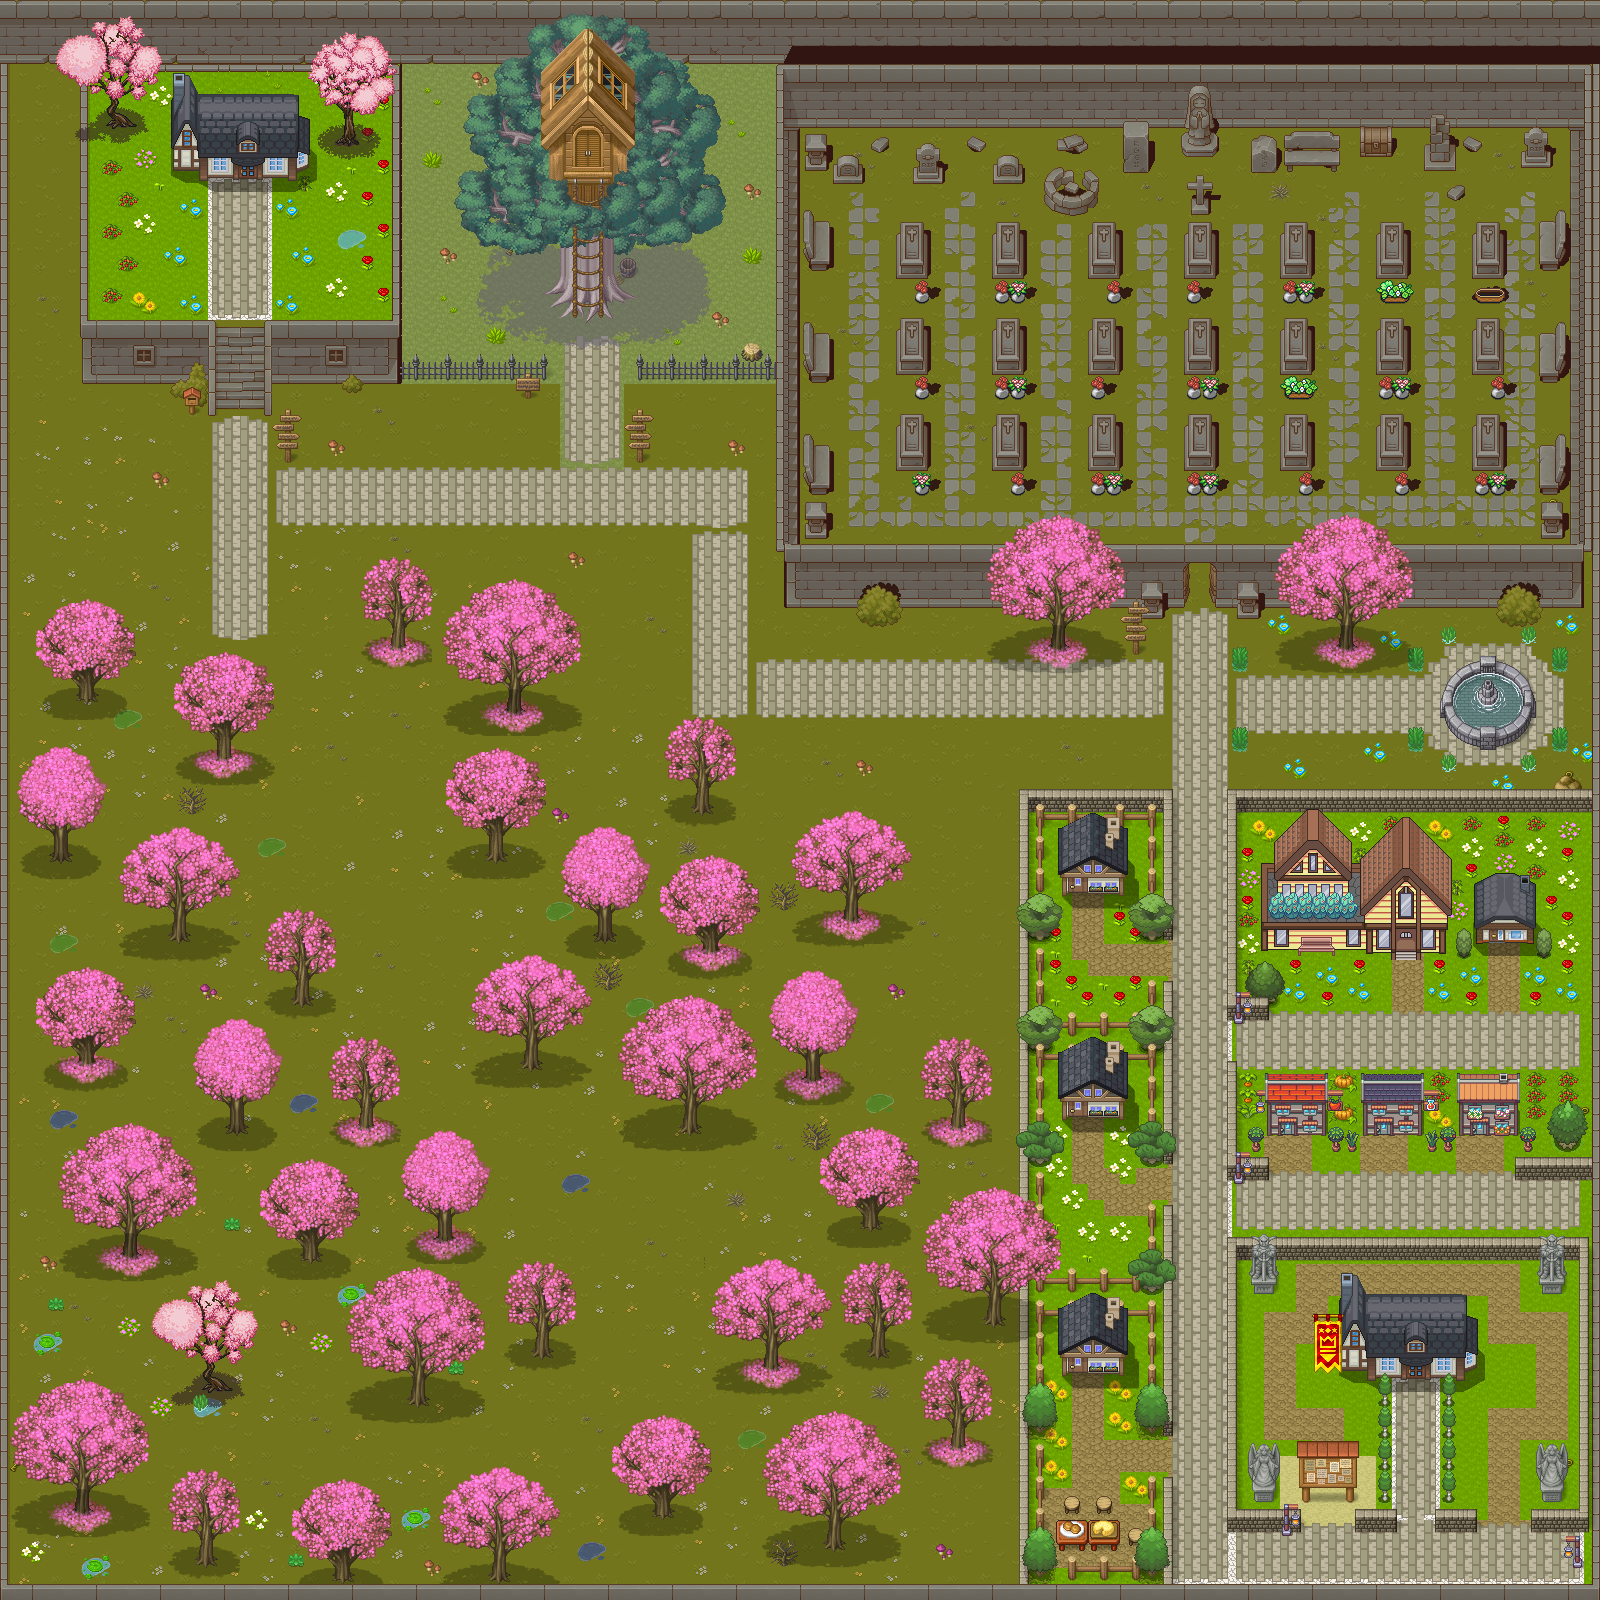

The image is a tile-based game level rendered from a .tmx file. Its description and source (layers, tilesets, objects; grid data summarised) follow:
An orthogonal 100x100 tile map with 16x16 px tiles, 10 tile layers (background, ombres profondes, pierre, ombres, ...), 1 hidden layer not drawn, 17 tilesets and 261 objects (232x collision, 6x key, 6x closed_door, spawn_start, panneau_explicatif, ...).

<map version="1.8" tiledversion="1.8.2" orientation="orthogonal" renderorder="right-down" width="100" height="100" tilewidth="16" tileheight="16" infinite="0" nextlayerid="24" nextobjectid="324">
 <tileset firstgid="1" source="texture/murs.tsx" />
 <tileset firstgid="1025" source="texture/escaliers.tsx" />
 <tileset firstgid="2049" source="texture/objets.tsx" />
 <tileset firstgid="3073" source="texture/sol_pierre.tsx" />
 <tileset firstgid="3329" source="texture/sol.tsx" />
 <tileset firstgid="3585" source="texture/interieur.tsx" />
 <tileset firstgid="5349" source="texture/plantes2.tsx" />
 <tileset firstgid="6373" source="texture/ombres_plantes.tsx" />
 <tileset firstgid="7397" source="texture/ombres_objets.tsx" />
 <tileset firstgid="8421" source="texture/sakura.tsx" />
 <tileset firstgid="8533" source="texture/sakuras.tsx" />
 <tileset firstgid="11611" source="texture/tree_house.tsx" />
 <tileset firstgid="12136" source="texture/village_house.tsx" />
 <tileset firstgid="12973" source="texture/village_villas.tsx" />
 <tileset firstgid="13573" name="city_package_all" tilewidth="16" tileheight="16" tilecount="4256" columns="16">
  <image source="texture/city_package_all.png" width="256" height="4256" />
 </tileset>
 <tileset firstgid="17829" source="texture/market.tsx" />
 <tileset firstgid="18341" source="texture/city_package_all.tsx" />
 <layer id="1" name="background" width="100" height="100">
  <data>[10000 cells, 10000 non-empty, 201 distinct tile ids]</data>
 </layer>
 <layer id="14" name="ombres profondes" width="100" height="100">
  <data>[10000 cells, 404 non-empty, 101 distinct tile ids]</data>
 </layer>
 <layer id="3" name="pierre" width="100" height="100">
  <data>[10000 cells, 3681 non-empty, 220 distinct tile ids]</data>
 </layer>
 <layer id="13" name="ombres" width="100" height="100">
  <data>[10000 cells, 650 non-empty, 134 distinct tile ids]</data>
 </layer>
 <layer id="12" name="plantes" width="100" height="100">
  <data>[10000 cells, 9927 non-empty, 108 distinct tile ids]</data>
 </layer>
 <layer id="19" name="arbres" width="100" height="100">
  <data>[10000 cells, 1368 non-empty, 541 distinct tile ids]</data>
 </layer>
 <layer id="10" name="objets" width="100" height="100">
  <data>[10000 cells, 868 non-empty, 273 distinct tile ids]</data>
 </layer>
 <layer id="21" name="bâtiments" width="100" height="100">
  <data>[10000 cells, 684 non-empty, 397 distinct tile ids]</data>
 </layer>
 <layer id="23" name="panneaux" width="100" height="100">
  <data>[10000 cells, 52 non-empty, 31 distinct tile ids]</data>
 </layer>
 <layer id="20" name="superposition" width="100" height="100">
  <data>[10000 cells, 2663 non-empty, 921 distinct tile ids]</data>
 </layer>
 <layer id="11" name="inscriptions" width="100" height="100" visible="0">
  <data>[10000 cells, 10 non-empty, 10 distinct tile ids]</data>
 </layer>
 <objectgroup id="16" name="Objects">
  <object id="3" type="collision" x="84" y="324" width="127" height="58" />
  <object id="4" type="collision" x="269" y="325" width="124" height="55" />
  <object id="11" type="collision" x="80" y="64" width="8" height="318" />
  <object id="12" type="collision" x="84" y="66" width="315.333" height="4" />
  <object id="13" type="collision" x="395" y="63" width="4" height="318" />
  <object id="18" type="collision" x="8" y="0" width="1584" height="64" />
  <object id="21" type="collision" x="0" y="0" width="16" height="1584" />
  <object id="22" type="collision" x="0" y="1584" width="1600" height="20" />
  <object id="23" type="collision" x="1584" y="0" width="16" height="1584" />
  <object id="24" type="collision" x="769" y="64" width="27" height="510.667" />
  <object id="25" type="collision" x="798.333" y="64" width="792.667" height="64" />
  <object id="26" type="collision" x="797" y="546" width="385" height="61">
   <polygon points="0,0 385,0 385,61 0,61" />
  </object>
  <object id="27" name="spawn_start" x="511.667" y="395.667">
   <point />
  </object>
  <object id="31" type="collision" x="310" y="66" width="82" height="4" />
  <object id="33" type="collision" x="210" y="325" width="3" height="89" />
  <object id="34" type="collision" x="267" y="323" width="3" height="92" />
  <object id="35" type="collision" x="1569" y="127" width="16" height="419" />
  <object id="36" type="collision" x="899" y="478" width="32" height="18" />
  <object id="37" type="collision" x="913" y="384" width="17" height="15" />
  <object id="38" type="collision" x="913" y="289" width="17" height="15" />
  <object id="39" type="collision" x="993" y="288" width="33" height="16" />
  <object id="40" type="collision" x="1090" y="289" width="31" height="15" />
  <object id="41" type="collision" x="994" y="385" width="33" height="14" />
  <object id="42" type="collision" x="1009" y="480" width="17" height="15" />
  <object id="43" type="collision" x="1089" y="482" width="32" height="14" />
  <object id="44" type="collision" x="1186" y="480" width="32" height="15" />
  <object id="45" type="collision" x="1297" y="482" width="17" height="14" />
  <object id="46" type="collision" x="1280" y="382" width="30" height="17" />
  <object id="47" type="collision" x="1186" y="385" width="31" height="14" />
  <object id="48" type="collision" x="1090" y="383.667" width="16" height="16.3333" />
  <object id="49" type="collision" x="1184" y="290" width="18" height="12" />
  <object id="50" type="collision" x="1282" y="290" width="31" height="14" />
  <object id="51" type="collision" x="1377" y="288" width="32" height="16" />
  <object id="52" type="collision" x="1473" y="287" width="28" height="15" />
  <object id="53" type="collision" x="1488" y="384" width="17" height="14" />
  <object id="54" type="collision" x="1377" y="384" width="33" height="14" />
  <object id="55" type="collision" x="1377" y="480" width="33" height="15" />
  <object id="56" type="collision" x="1472" y="482" width="33" height="14" />
  <object id="59" type="collision" x="783" y="553" width="14" height="52" />
  <object id="61" type="collision" x="1183" y="550" width="1" height="54" />
  <object id="62" type="collision" x="1212" y="551" width="8" height="54" />
  <object id="63" type="collision" x="1216" y="544" width="365" height="62" />
  <object id="65" type="collision" x="341.333" y="112" width="14.6667" height="33.3333" />
  </objectgroup>
</map>
<!-- 218 of 261 objects omitted -->
